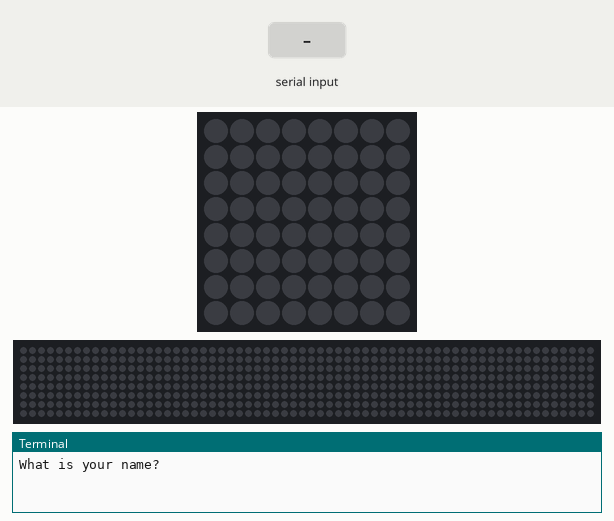
Recording of a program running on a simulated Raspberry Pi (BCM pin numbers) with a Sense HAT. Parts: the Sense HAT's 8×8 RGB LED matrix, a strip that is not on the board, showing the scrolling text unrolled, the last lines printed to the terminal. The test bench sets the inputs (shaded band). Random numbers come from a fixed seed; the 64×8 strip is a reading aid, not a part: it shows the text the matrix is scrolling, unrolled, one strip-width of it at a time; speech is not drawn; the words are listed on the console.

Above: at 1.2 s.
1.3 s: "girl" typed at the terminal, then Enter
2.8 s: "boy" typed at the terminal, then Enter
At 2.98 s:
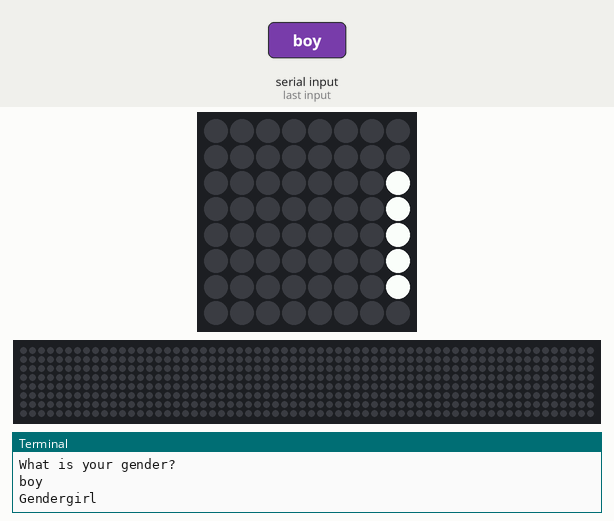
At 3.48 s:
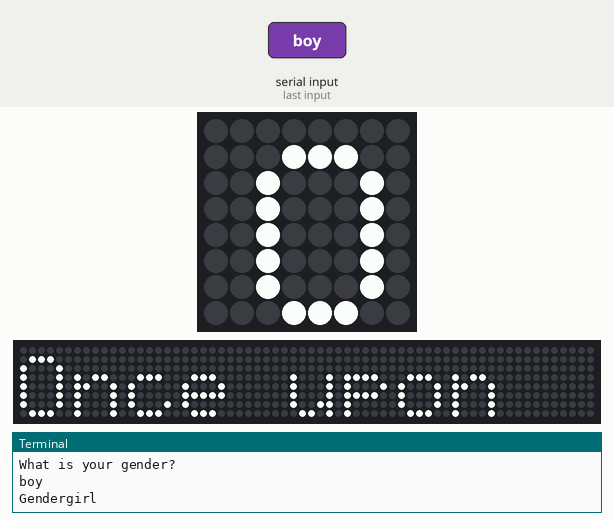

The program:

storytime.py
```python
import random
import os

name = input('What is your name? ')
print("Hello " + name)
gender = input('What is your gender?' )
print("Gender" + name)
if gender == "girl":
    pronoun = "she"
elif gender == "boy":
    pronoun = "he"
else:
    pronoun = "it"

names = ["Ben", "Dave", "Liz", "Alex", "Rachel", "Chloe", "Ethan"]
roles = ["knight", "pricess", "prince", "frog", "wizard", "fairy"]
places = ["forest", "castle", "creek", "ballroom", "ocean"]
actions = ["jumping", "wave of wand", "running", "walking", "swimming", "talking"]


actor_name = random.choice(names)
actor_role = random.choice(roles)
quest = random.choice(actions)
magic_place = random.choice(places)

story = "Once upon a time, there was a " + actor_role +" called " + name + "." + pronoun + " and some friends found in the magic land of " + magic_place  + ". This land was ruled by " + actor_name + " the " + actor_role + " . All of the sudden a mysterious voice spoke to them from high in the sky and said you must " + quest + " " + actor_name + " the " + actor_role + " to lift the curse of not being able to use technology... "

os.system('flite -t "' + story + '"')


from sense_hat import SenseHat
sense = SenseHat()
sense.show_message(story)
```
